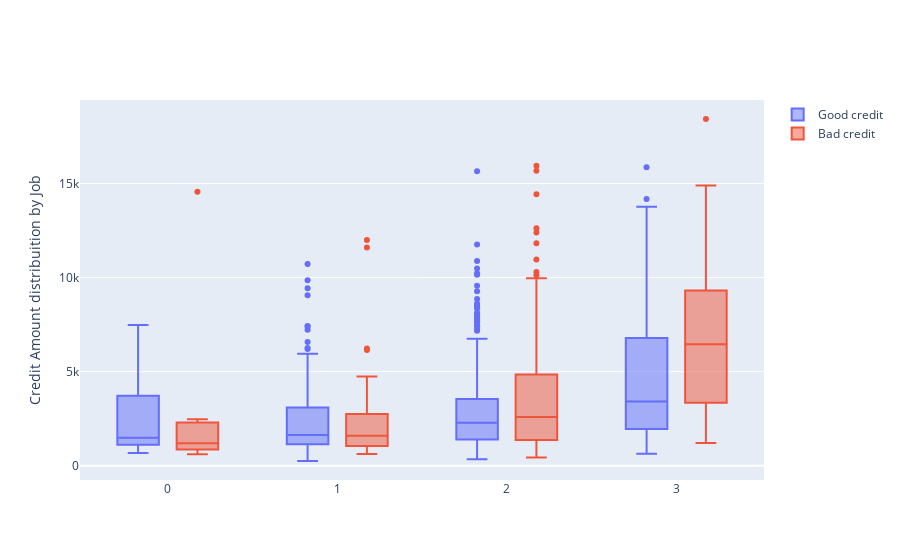

Notebook code for this chart:
### Code cell
trace0 = go.Box(
    x=df_good["Job"],
    y=df_good["Credit amount"],
    name='Good credit'
)

trace1 = go.Box(
    x=df_bad['Job'],
    y=df_bad['Credit amount'],
    name='Bad credit'
)
    
data = [trace0, trace1]

layout = go.Layout(
    yaxis=dict(
        title='Credit Amount distribuition by Job'
    ),
    boxmode='group'
)
fig = go.Figure(data=data, layout=layout)

py.iplot(fig, filename='box-age-cat')

### Figure 1 — Plotly figure (JSON) as saved in the notebook; plotly's stock layout.template omitted (floating-point values rounded to 4 significant figures; data arrays with more than 128 entries replaced by an {"elided": "..."} marker saying what was removed)
{"data": [{"name": "Good credit", "type": "box", "x": {"elided": "700 int values"}, "y": {"elided": "700 int values"}}, {"name": "Bad credit", "type": "box", "x": {"elided": "300 int values"}, "y": {"elided": "300 int values"}}], "layout": {"boxmode": "group", "yaxis": {"title": {"text": "Credit Amount distribuition by Job"}}}}
